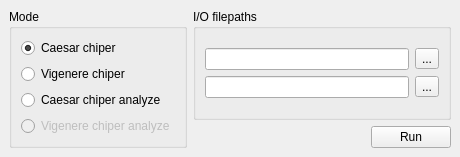
<?xml version="1.0" encoding="UTF-8"?>
<ui version="4.0">
 <class>MainWindow</class>
 <widget class="QMainWindow" name="MainWindow">
  <property name="geometry">
   <rect>
    <x>0</x>
    <y>0</y>
    <width>460</width>
    <height>141</height>
   </rect>
  </property>
  <property name="sizePolicy">
   <sizepolicy hsizetype="Preferred" vsizetype="Fixed">
    <horstretch>0</horstretch>
    <verstretch>0</verstretch>
   </sizepolicy>
  </property>
  <property name="windowTitle">
   <string>Form1</string>
  </property>
  <widget class="QWidget" name="centralwidget">
   <layout class="QGridLayout" name="gridLayout_3">
    <item row="0" column="0">
     <layout class="QHBoxLayout" name="horizontalLayout_4">
      <item>
       <widget class="QGroupBox" name="groupBoxMode">
        <property name="sizePolicy">
         <sizepolicy hsizetype="Fixed" vsizetype="Fixed">
          <horstretch>0</horstretch>
          <verstretch>0</verstretch>
         </sizepolicy>
        </property>
        <property name="title">
         <string>Mode</string>
        </property>
        <layout class="QGridLayout" name="gridLayout_2">
         <item row="0" column="0">
          <layout class="QVBoxLayout" name="verticalLayout_3">
           <item>
            <widget class="QRadioButton" name="radioButtonMode1">
             <property name="text">
              <string>Caesar chiper</string>
             </property>
             <property name="checked">
              <bool>true</bool>
             </property>
            </widget>
           </item>
           <item>
            <widget class="QRadioButton" name="radioButtonMode2">
             <property name="text">
              <string>Vigenere chiper</string>
             </property>
            </widget>
           </item>
           <item>
            <widget class="QRadioButton" name="radioButtonMode3">
             <property name="text">
              <string>Caesar chiper analyze</string>
             </property>
            </widget>
           </item>
           <item>
            <widget class="QRadioButton" name="radioButtonMode4">
             <property name="enabled">
              <bool>false</bool>
             </property>
             <property name="text">
              <string>Vigenere chiper analyze</string>
             </property>
            </widget>
           </item>
          </layout>
         </item>
        </layout>
       </widget>
      </item>
      <item>
       <layout class="QVBoxLayout" name="verticalLayout_2">
        <item>
         <widget class="QGroupBox" name="groupBox">
          <property name="title">
           <string>I/O filepaths</string>
          </property>
          <layout class="QGridLayout" name="gridLayout">
           <item row="0" column="0">
            <layout class="QVBoxLayout" name="verticalLayout">
             <item>
              <layout class="QHBoxLayout" name="horizontalLayout">
               <item>
                <widget class="QLineEdit" name="lineEditInput"/>
               </item>
               <item>
                <widget class="QToolButton" name="toolButtonInput">
                 <property name="text">
                  <string>...</string>
                 </property>
                </widget>
               </item>
              </layout>
             </item>
             <item>
              <layout class="QHBoxLayout" name="horizontalLayout_2">
               <item>
                <widget class="QLineEdit" name="lineEditOutput"/>
               </item>
               <item>
                <widget class="QToolButton" name="toolButtonOutput">
                 <property name="text">
                  <string>...</string>
                 </property>
                </widget>
               </item>
              </layout>
             </item>
            </layout>
           </item>
          </layout>
         </widget>
        </item>
        <item>
         <layout class="QHBoxLayout" name="horizontalLayout_3">
          <item>
           <spacer name="horizontalSpacer">
            <property name="orientation">
             <enum>Qt::Horizontal</enum>
            </property>
            <property name="sizeHint" stdset="0">
             <size>
              <width>188</width>
              <height>20</height>
             </size>
            </property>
           </spacer>
          </item>
          <item>
           <widget class="QPushButton" name="pushButtonRun">
            <property name="text">
             <string>Run</string>
            </property>
           </widget>
          </item>
         </layout>
        </item>
       </layout>
      </item>
     </layout>
    </item>
   </layout>
  </widget>
 </widget>
 <resources/>
 <connections/>
</ui>
